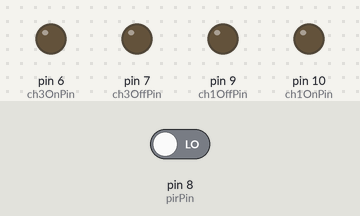
A sketch run on a simulated Arduino Uno, built with avr-gcc and run on an emulated ATmega328P. Shown: output pins drawn as LEDs (lit = HIGH). The inputs (shaded band) are chosen by the test bench; at power-on: pin 8 (pirPin) LOW. The local clock reads 2024-03-15 10:24:30 at power-on unless the sketch sets it; what the sketch prints to the serial monitor is not drawn.

Above: at 0.1 s.
At 8.6 s:
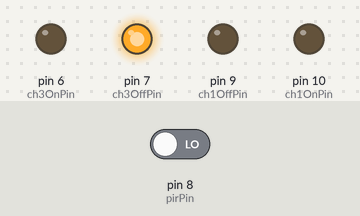
At 18.6 s:
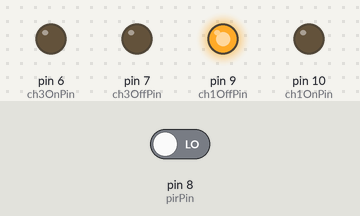
At 32.6 s:
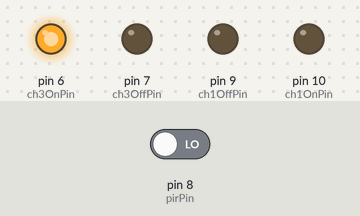
At 48.6 s:
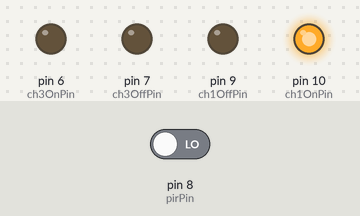
Timing chart, 0 to 51.0 s (numbered marks = the images above):
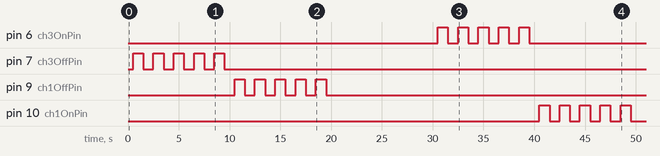

The sketch:

sketch_timer_remote2.ino
```cpp
// Control Holiday lights with timing and motion sensing
#include <DS3231.h>

// Pointer to ISR function
typedef void (*PinFunc ) ( byte);

// Pointer to polling function
typedef int (*PollFunc ) ( byte ) ;

// Code from the Demo Example of the DS3231 Library
DS3231  rtc(SDA, SCL);

byte ch3OnPin = 6 ;
byte ch3OffPin = 7 ;
byte ch1OnPin = 10 ;
byte ch1OffPin = 9 ;
byte pirPin = 8 ; // check this

int gTimingEnabled = 0 ;

// Turn on/off wireless remotes
void activateRemote ( byte pin )
{
  for ( int i = 0 ; i < 5 ; i++ )
  {
    digitalWrite ( pin, HIGH ) ;
    delay ( 1000 ) ;
    digitalWrite ( pin, LOW ) ;
    delay ( 1000 ) ;
  }
}

int pollAndWait ( int totalWait, int pollTime, PollFunc pFunc, byte pinNum )
{
  uint32_t startTime = millis ( ) ;
  uint32_t timeNow = millis ( ) ;
  int retVal = 0 ;

  while ( timeNow - startTime < totalWait )
  {
    int result = ( *pFunc ) ( pinNum ) ;
    if ( result )
    {
      retVal = 1 ;
      break ;
    }
    delay ( pollTime ) ;
    timeNow = millis ( ) ;
  }
  return retVal ;
}

// Generic event class
class Event
{
  public:
    byte triggered = 0 ;
    char* eventName = "" ;
    char* hr ;
    char* minute ;

    Event ( )
    {
    }

    virtual void tick ( char* timeStr ) {};
} ;

// Timed event.  When time is met, call the eventFunction
class TimerEvent : public Event
{
  public:

    // typedef void (*myfunc)();
    PinFunc eventFunction = 0 ;
    int parm = 0 ;

    TimerEvent ( )
    {
      hr = "00" ;
      minute = "00" ;
      triggered = 0 ; // Not triggered (yet)
      eventFunction = 0 ;
      parm = 0 ;
    }

    TimerEvent ( char* pHr, char* pMin, char* pName, PinFunc pFunc, int pParm )
    {
      hr = pHr ;
      minute = pMin ;
      triggered = 0 ;
      eventName = pName ;
      eventFunction = pFunc ;
      parm = pParm ;
    }

    void tick ( char* timeStr )
    {
      char theHr[3] = { 0 } ;
      char theMin[3] = { 0 } ;
      strncpy ( theHr, timeStr, 2 ) ;
      strncpy ( theMin, &timeStr[3], 2 ) ;

      if ( strcmp ( theHr, hr ) == 0 && strcmp ( theMin, minute ) == 0 && triggered == 0 )
      {
        triggered = 1 ;
        Serial.print ( eventName ) ;
        Serial.print ( ",Timed," ) ;
        Serial.print ( timeStr ) ;
        Serial.print ( "," ) ;
        Serial.println ( parm ) ;
        (*eventFunction) ( parm ) ;
      }
      else
      {
        if ( strcmp ( theHr, hr ) < 0 || strcmp ( theMin, minute ) < 0 && triggered == 1 )
        {
          triggered = 0 ;
        }
      }
    }
} ; // end TimerEvent class

// When duration is met, call the event function.
class DurationEvent : Event
{
  public:
    int duration = 0 ;
    uint32_t startTime = 0 ;
    int timerRunning = 0 ;
    PinFunc eventFunction1 = 0 ;
    PinFunc eventFunction2 = 0 ;
    int parm1 = 0 ;
    int parm2 = 0 ;

    DurationEvent ( char* pName, int interval, PinFunc pFunc1, int pParm1, PinFunc pFunc2, int pParm2 )
    {
      eventName = pName ;
      duration = interval ;
      eventFunction1 = pFunc1 ;
      eventFunction2 = pFunc2 ;
      parm1 = pParm1 ;
      parm2 = pParm2 ;
    }

    void tick ( )
    {
      if ( timerRunning )
      {
        if ( ( millis ( ) - startTime ) > duration )
        {
          timerRunning = 0 ;
          Serial.print( eventName ) ;
          Serial.print ( ",stop," ) ;
          Serial.println ( parm2 ) ;
          ( *eventFunction2 ) ( parm2 ) ;
        }
      }
    }

    void startRunning ( int timingEnabled )
    {
      if ( timingEnabled )
      {
        startTime = millis ( ) ;
        timerRunning = 1 ;
        Serial.print ( eventName ) ;
        Serial.print ( "Start," ) ;
        Serial.println ( parm2 ) ;
        ( *eventFunction1 ) ( parm1 ) ;
      }
    }

    void stopRunning ( )
    {
      timerRunning = 0 ;
    }

    void enableTimer ( )
    {
      gTimingEnabled = 1 ;
    }

    void disableTimer ( )
    {
      gTimingEnabled = 0 ;
    }
} ;

void activateTiming ( byte state )
{
  gTimingEnabled = state ;
}

// Porch lights on at 5 PM, off at midnight
// xmas lights on at 5:15PM, off at 3 AM.
// toggle xmas lights on with motion after midnight and before 6 am
TimerEvent porchLightON ( "17", "00", "Porch lights ON!", activateRemote, ch3OnPin ) ;
TimerEvent porchLightOFF ( "23", "59", "Portch lights OFF!", activateRemote, ch3OffPin ) ;
TimerEvent xmasLightsON ( "17", "15", "Xmas Lights On!", activateRemote, ch1OnPin ) ;
TimerEvent xmasLightsOFF ( "23", "58", "Xmas Lights Off!", activateRemote, ch1OffPin ) ;

TimerEvent armLightToggle ( "00", "01", "Arm PIR sensing", activateTiming, 1 ) ;
TimerEvent disarmLightToggle ( "07", "00", "Disarm PIR sensing", activateTiming, 0 ) ;
DurationEvent xmasLightsBrighten ( "Brighten Up", 60000, activateRemote, ch3OnPin,
  activateRemote, ch3OffPin ) ;

// Standard part of the Arduino idiom -- run once initialization.
void setup()
{
  // Setup Serial connection
  Serial.begin(115200);

  // Initialize the rtc object
  rtc.begin();

  // Output pins
  pinMode ( ch3OnPin, OUTPUT ) ;
  pinMode ( ch3OffPin, OUTPUT ) ;
  pinMode ( ch1OnPin, OUTPUT ) ;
  pinMode ( ch1OffPin, OUTPUT ) ;
  pinMode ( pirPin, INPUT ) ;

  // The following lines can be uncommented to set the date and time
  //rtc.setDOW(FRIDAY);     // Set Day-of-Week to SUNDAY
  //rtc.setTime(22, 36, 0);     // Set the time to 12:00:00 (24hr format)
  //rtc.setDate(( uint8_t ) 24, ( uint8_t ) 11, ( uint16_t ) 2017);   // Set the date to January 1st, 2014
  delay ( 500 ) ;

  // start off
  activateRemote ( ch3OffPin ) ;
  activateRemote ( ch1OffPin ) ;

  // debugging
  delay ( 10000 ) ;
  activateRemote ( ch3OnPin ) ;
  activateRemote ( ch1OnPin ) ;

  //activateTiming ( 1 ) ;
  Serial.println ( "Starting timing" ) ;
}

// called to see if we need to turn on xmas lights based
// on a PIR trip
int checkPIRTripped ( byte pin )
{
  if( digitalRead ( pin ) )
  {
    return 0 ;
  }
  return 1 ;
}

// Standard part of the Arduino Idiom -- runs forever after setup ( )
void loop()
{
  Serial.print ( "TOD," ) ;
  // Send Day-of-Week
  Serial.print(rtc.getDOWStr());
  Serial.print(",");

  // Send date
  Serial.print(rtc.getDateStr());
  Serial.print(",");

  // Send time
  Serial.println(rtc.getTimeStr());

  // Wait one second before repeating
  //delay (10000);

  char* timeStr = rtc.getTimeStr ( ) ;
  porchLightON.tick ( timeStr ) ;
  porchLightOFF.tick ( timeStr ) ;
  xmasLightsON.tick ( timeStr  ) ;
  xmasLightsOFF.tick ( timeStr ) ;
  armLightToggle.tick ( timeStr ) ;
  disarmLightToggle.tick ( timeStr ) ;
  xmasLightsBrighten.tick ( ) ;

  int result = pollAndWait ( 10000, 500, checkPIRTripped, pirPin ) ;
  if ( result )
  {
    Serial.print ( "Motion," ) ;
    Serial.print(rtc.getDateStr());
    Serial.print(",");
    Serial.println ( rtc.getTimeStr ( )  ) ;
    xmasLightsBrighten.startRunning ( gTimingEnabled ) ;
    delay ( 5000 ) ;
  }

}
```
